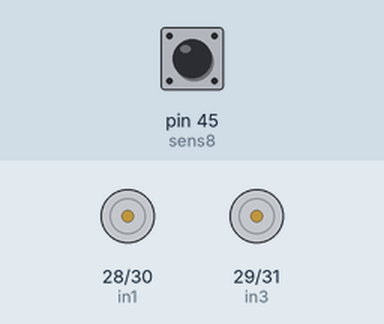
This sketch was run on a simulated Arduino Mega 2560, built with avr-gcc and run on an emulated ATmega2560. Parts: motor-driver pin pairs drawn as motors (green arrow = first pin HIGH = forward, orange = second pin HIGH = backward, longer = more drive, scaled by the enable pin). The test bench sets the inputs (shaded band); at power-on: pin 45 (sens8) HIGH. What the sketch prints to the serial monitor is not drawn.

Above: at 4.2 s.
4.3 s: pin 45 (sens8) driven LOW
At 5.5 s:
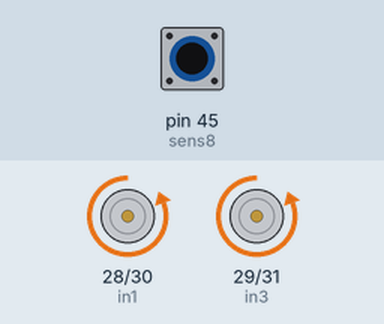
5.8 s: pin 45 (sens8) driven HIGH
At 6.8 s:
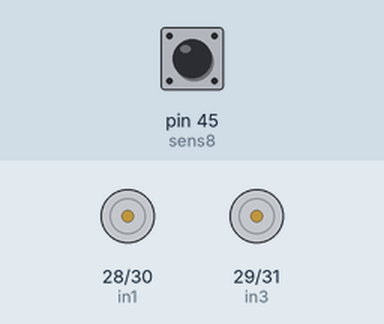
7.3 s: pin 45 (sens8) pulsed LOW 2 times (0.12 s each, 0.3 s apart)
At 7.51 s:
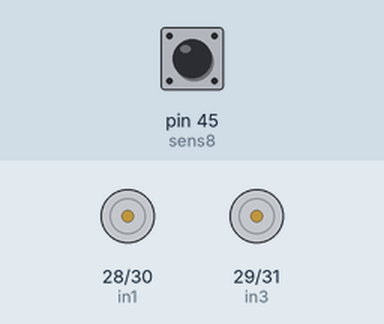
10.9 s: pin 45 (sens8) pulsed LOW 5 times (0.12 s each, 0.3 s apart)
At 13.5 s:
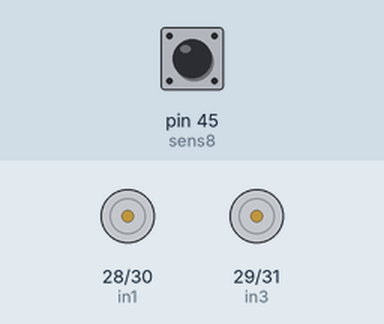
Timing chart, 0 to 15.0 s (numbered marks = the images above; inputs shaded):
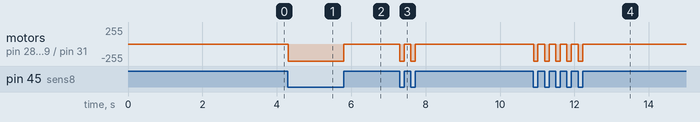

The sketch:

Prueba_motores.ino
```cpp
/*** Timer 1 setup for Sample ***/
#include <TimerOne.h>
#include <Wire.h>

const unsigned long interval = 10000; // intervalo en us

/*** Motor Setup ***/
const int enA = 8;
const int in1 = 28;
const int in2 = 30;

const int enB = 9;
const int in3 = 29;
const int in4 = 31;

/*** Sensor Setup ***/
const int sens1= 47;
const int sens2= 23;
const int sens3= 52;
const int sens4= 50;
const int sens5= 53;
const int sens6= 43;
const int sens7= 51;
const int sens8= 45;

/*** Encoder Setup ***/
const int encoderA= 3;
const int encoderB= 2;


#define DELAY 2000

void setup() {
  Serial.begin(115200);
  Wire.begin();
  delay(2000);
  Serial.println("Serial Open");

  // Motor Setup
  pinMode(enA, OUTPUT);
  pinMode(in1, OUTPUT);
  pinMode(in2, OUTPUT);
  pinMode(enB, OUTPUT);
  pinMode(in3, OUTPUT);
  pinMode(in4, OUTPUT);

  // Sensor setup
  pinMode(sens1, INPUT);
  pinMode(sens2, INPUT);
  pinMode(sens3, INPUT);
  pinMode(sens4, INPUT);
  pinMode(sens5, INPUT);
  pinMode(sens6, INPUT);
  pinMode(sens7, INPUT);
  pinMode(sens8, INPUT);


  delay(1000);

}

void loop() {

  if(!digitalRead(sens8)) //si detecta mesa
  {
      digitalWrite(in1, LOW);
      digitalWrite(in2, HIGH);
      analogWrite(enA, 255);

      digitalWrite(in3, LOW);
      digitalWrite(in4, HIGH);
      analogWrite(enB, 255);

      Serial.println("detecta mesa");
  }

  else
  {
      digitalWrite(in1, LOW);
      digitalWrite(in2, LOW);
      analogWrite(enA, 0);

      digitalWrite(in3, LOW);
      digitalWrite(in4, LOW);
      analogWrite(enB, 0);

      Serial.println("no detecta mesa");
  }
}
```

Measured:
- after the input at 4.3 s, motor on pin 28 (in1) / pin 30 (in2), motor on pin 29 (in3) / pin 31 (in4): stopped → backward 255/255 at once
- after the input at 5.8 s, motor on pin 28 (in1) / pin 30 (in2), motor on pin 29 (in3) / pin 31 (in4): backward 255/255 → stopped at once
- after the input at 7.3 s, motor on pin 28 (in1) / pin 30 (in2), motor on pin 29 (in3) / pin 31 (in4): alternates backward 255/255 for 0.12 s and stopped for 0.18 s, 4 changes in all, then stays stopped, starting at once
- after the input at 10.9 s, motor on pin 28 (in1) / pin 30 (in2), motor on pin 29 (in3) / pin 31 (in4): alternates backward 255/255 for 0.12 s and stopped for 0.18 s, 10 changes in all, then stays stopped, starting at once
